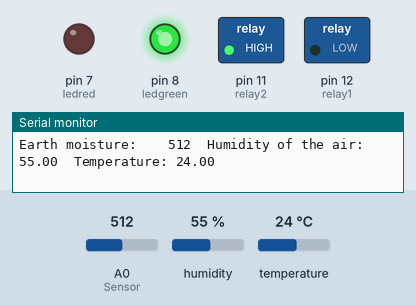
This sketch was run on a simulated Arduino Uno, built with avr-gcc and run on an emulated ATmega328P. Parts: switched loads named in the sketch (green lamp = pin HIGH), output pins drawn as LEDs (lit = HIGH), the last lines printed to the serial monitor. Wiring (inferred from the names in the program): DHT11 sensor: data pin 4. The test bench sets the inputs (shaded band); at power-on: temperature 24 °C, A0 (Sensor) = 512, humidity 55 %.

Above: at 3.6 s.
3.7 s: temperature set to 27 °C
At 8.2 s:
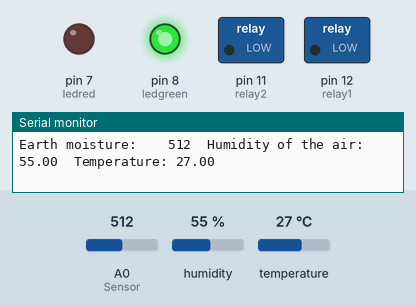
8.9 s: A0 (Sensor) set to 320
At 10.6 s:
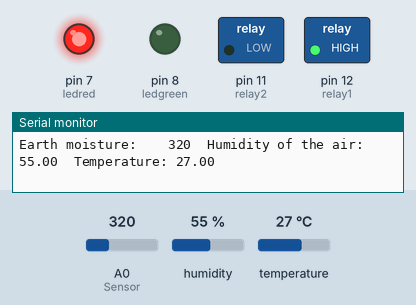
12.3 s: temperature set to 12 °C
At 16.3 s:
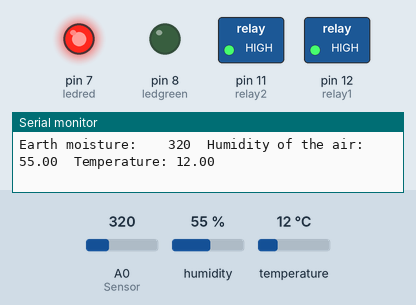
16.6 s: temperature set to 28 °C
At 21.3 s:
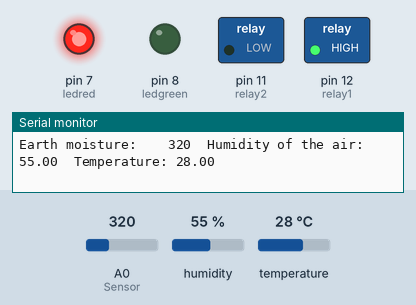
21.8 s: temperature set to 19 °C
At 26.1 s:
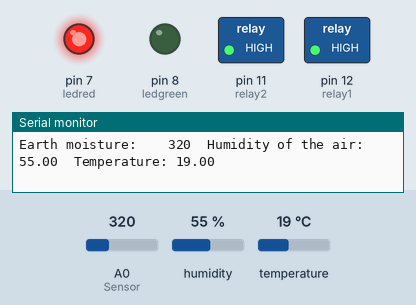
Timing chart, 0 to 27.6 s (numbered marks = the images above; inputs shaded):
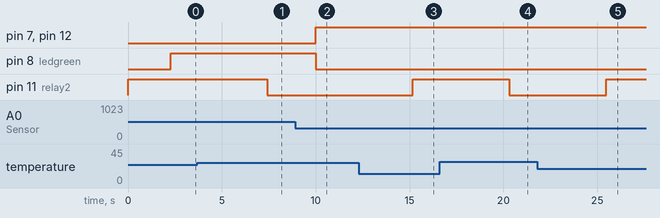

The sketch:

Farm2.0.ino
```cpp
/*
Project by Salim Khazem from Algeria
Github : salimkhazem

*/
#include "DHT.h"

#define DHTPIN 4
#define DHTTYPE DHT11
DHT dht(DHTPIN,DHTTYPE); // define the type of DHT and the pin which is 4 and the type is DHT11
const int Sensor=0; //sensor assignment to pin analog 0
int Value; //declaration of the variable that will store the read data from the analog sensor
const int relay1 = 12; //electrovanne pin
const int relay2= 11;  //airmotor pin
const int limit = 330;  // threshold for launching the solenoid valve
const byte ledgreen=8;
const byte ledred = 7;


void setup() {
 pinMode(Sensor,INPUT); //Put the sensor in Input
 pinMode(relay1,OUTPUT); //put the relay in OUTPUT
 pinMode(relay2,OUTPUT);
 pinMode(ledgreen,OUTPUT), pinMode(ledred,OUTPUT);
 digitalWrite(relay1,LOW);
 digitalWrite(relay2,HIGH);
 dht.begin();  //Start the temperature and humidity sensors
 Serial.begin(9600); // Start the serial


}

void loop() {
  float h = dht.readHumidity(); //  read the humidity value from sensor dht11
   float t= dht.readTemperature();  // read the temperature from the sensor dht11
   if (isnan(h) || isnan(t) ) {   // check if reading fails, if yes then leave the loop to start
    Serial.println("Failed");  //print the message Failed if the reading fails
    return;
   }
  delay(2000);

  digitalWrite(ledgreen,LOW), digitalWrite(ledred,LOW) ;  // Initialize the led on off
  Value=analogRead(Sensor); // Read the value from the sensor
  if (Value>limit) {
    digitalWrite(relay1,LOW); //Launching the solenoid valve
    digitalWrite(ledgreen,HIGH); // light up the green Led
  }
  else if (Value<limit) {
    digitalWrite(relay1,HIGH); //Stop the solenoid valve
    digitalWrite(ledred,HIGH);  //light up the red led
  }
  if (t > 25) {
    digitalWrite(relay2,LOW) ; //Start the air motor

  }
  else if (t<25) {
    digitalWrite(relay2,HIGH); // Stop the air motor
  }
  Serial.print("Earth moisture:  ");
  Serial.print("\t");
  Serial.print(Value); //print the value in the serial monitor
  Serial.print("\t");
  Serial.print("Humidity of the air: ");
  Serial.print(h);   // print the value of the humidity  of the sensor (dht)  in serial monitir
  Serial.print("\t");
  Serial.print("Temperature: ");
  Serial.println(t);   // print the value of temperature

  delay(300); // delay between the reading data

}
```

Measured:
- the behaviour switches between 25 and 26 °C on temperature (found by bisection; images 0 and 1)
- after the input at 3.7 s, pin 11 (relay2): HIGH → LOW after 3.7 s
- after the input at 8.9 s, pin 7 (ledred), pin 12 (relay1): LOW → HIGH after 1.1 s; pin 8 (ledgreen): HIGH → LOW after 1.1 s
- after the input at 12.3 s, pin 11 (relay2): LOW → HIGH after 2.9 s
- after the input at 16.6 s, pin 11 (relay2): HIGH → LOW after 3.7 s
- after the input at 21.8 s, pin 11 (relay2): LOW → HIGH after 3.7 s
